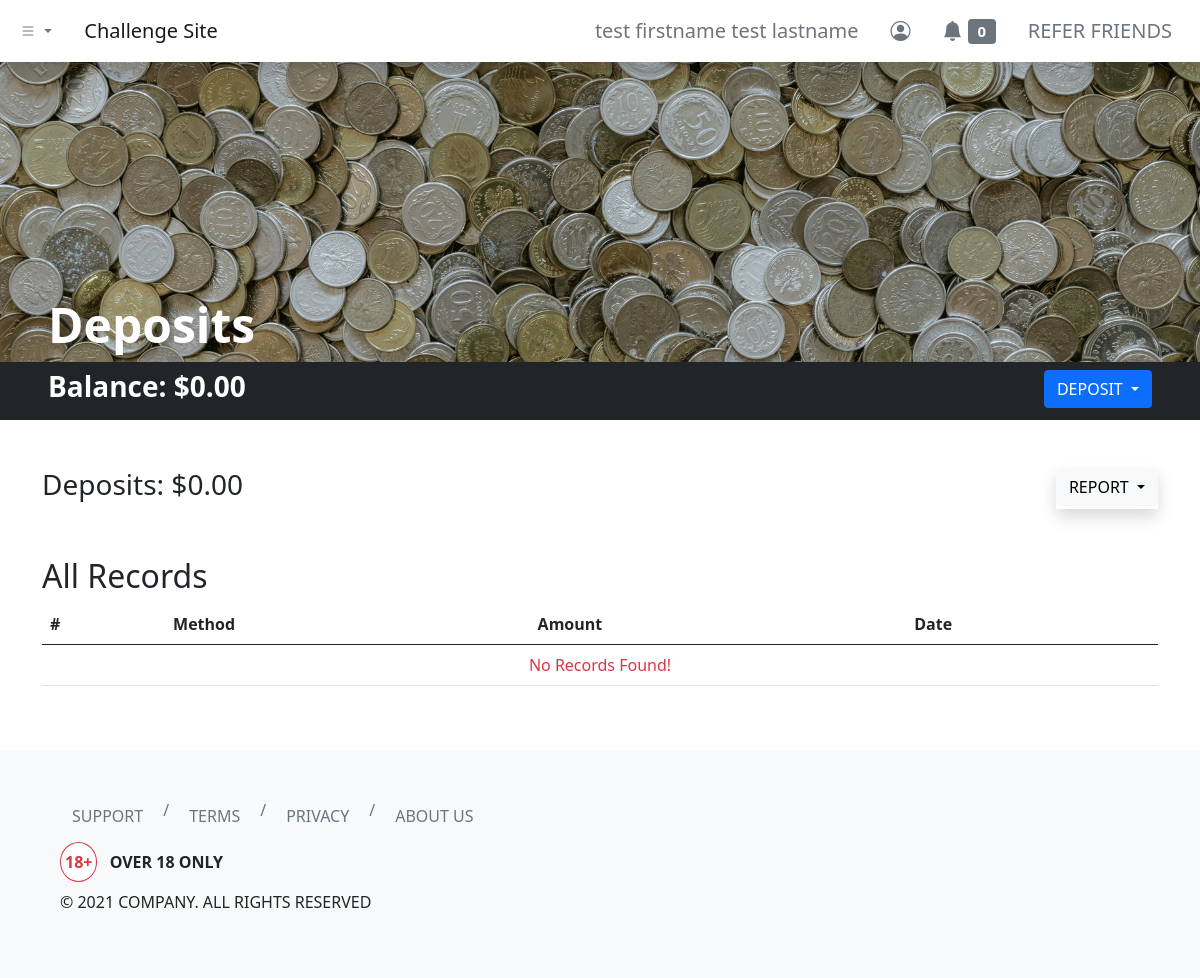
The app's page /dashboard/deposits/index.php (signed in), older data.
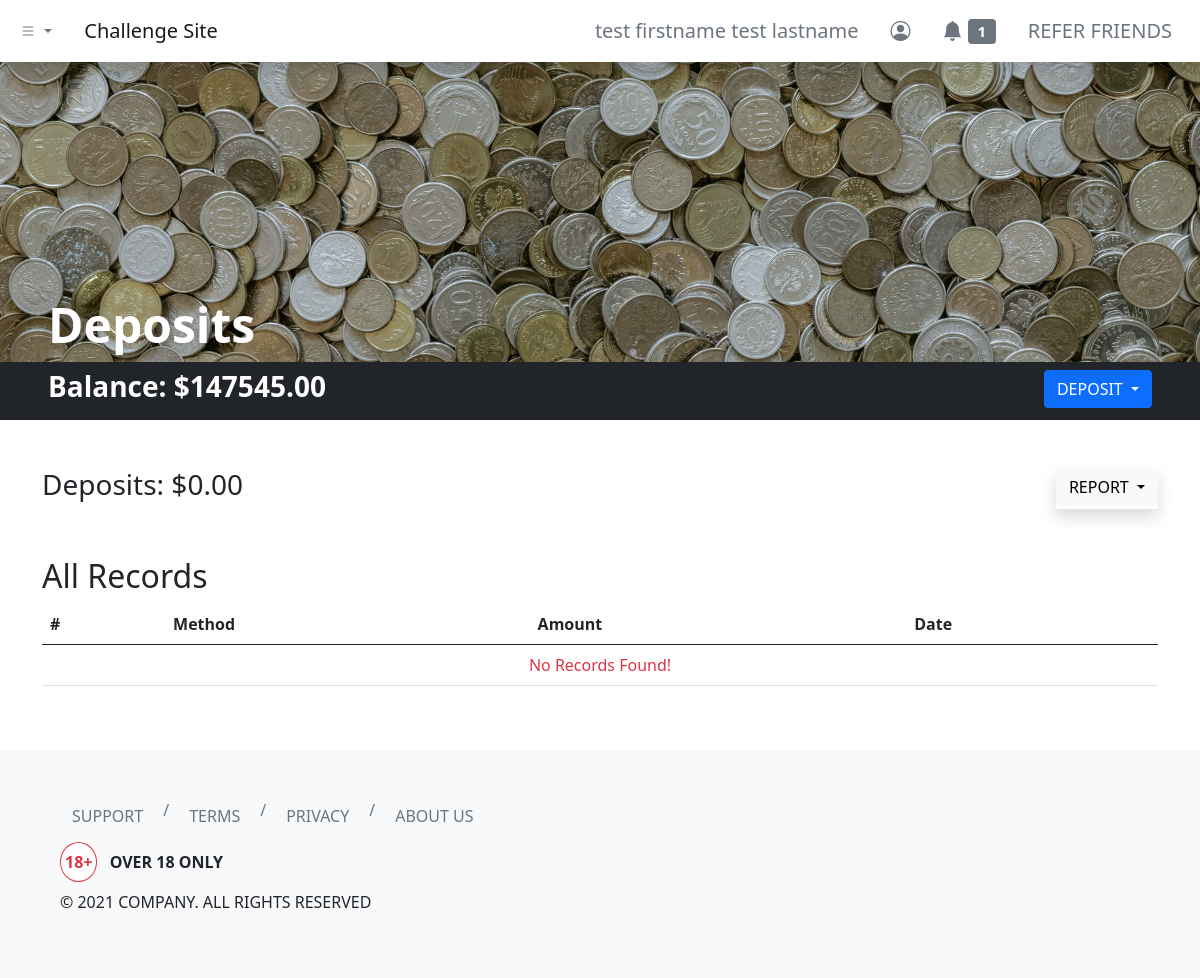
The same page, newer data.
### tables this page shows
CREATE TABLE `users` (
  `id` int(11) NOT NULL,
  `username` varchar(255) NOT NULL,
  `first_name` varchar(255) NOT NULL,
  `last_name` varchar(255) NOT NULL,
  `email` varchar(255) NOT NULL,
  `user_password` varchar(255) NOT NULL,
  `balance` decimal(65,30) UNSIGNED NOT NULL DEFAULT 0.000000000000000000000000000000,
  `skill_points` int(11) NOT NULL
);

### dashboard/deposits/index.php (the view, shortened to what the changed rows need)
<?php
include '../../header.php';
?>
<link rel="stylesheet" href="./index.css">
<div class="hero bg-dark d-flex align-items-end px-5">
    <h1 class="text-white display-5 fw-bold">Deposits</h1>
</div>
<div class="container-fluid bg-dark py-2 px-5">
    <div class="row">
        <div class="col d-flex justify-content-between">
            <h3 class="text-white fw-bold">Balance:
                <?php
                include_once '../../php-apis/db-config.php';
                $user_id = $_SESSION['id'];
                $sql3 = "SELECT * FROM users WHERE id=$user_id";
                $result3 = mysqli_query($conn, $sql3);
                if (mysqli_num_rows($result3) > 0) {
                    while ($row3 = mysqli_fetch_assoc($result3)) {
                        echo '$' . number_format($row3['balance'], 2, '.', '');
                    }
                } else {
                    header("Location: ../../php-apis/logout.php");
                    die();
                }
                ?>
            </h3>
            <div class="dropdown">
                <button class="btn btn-primary dropdown-toggle text-uppercase" type="button" data-bs-toggle="dropdown" aria-expanded="false">
                </button>
            </div>
        </div>
    </div>
</div>
<div class="container my-5">
    <div class="row">
        <div class="col">
            <h2 class="text-capitalize"><?php echo (isset($_GET['report-filter']) && !empty($_GET['report-filter'])) ? (str_replace("-", " ", mysqli_real_escape_string($conn, clean_input($_GET['report-filter'])))) : ("All") ?> Records</h2>
            <table class="table">
                <thead>
                    <tr>
                        <th scope="col">#</th>
                        <th scope="col">Method</th>
                        <th scope="col">Amount</th>
                        <th scope="col">Date</th>
                    </tr>
                </thead>
            </table>
        </div>
    </div>
</div>
<?php
include '../../footer.php';
?>

### header.php (shortened to what the changed rows need)
<?php
function urlPrefix()
{
    if (basename(getcwd()) === basename(__DIR__)) {
        return './';
    } elseif (basename(dirname(getcwd())) === basename(__DIR__)) {
        return '../';
    } elseif (basename(dirname(dirname(getcwd()))) === basename(__DIR__)) {
        return '../../';
    } elseif (basename(dirname(dirname(dirname(getcwd())))) === basename(__DIR__)) {
        return '../../../';
    } else {
        return './';
    }
}
?>
<!DOCTYPE html>
<html lang="en">
<head>
    <link href="https://cdn.jsdelivr.net/npm/bootstrap@5.0.0-beta2/dist/css/bootstrap.min.css" rel="stylesheet">
    <link rel="stylesheet" href="https://cdn.jsdelivr.net/npm/bootstrap-icons@1.3.0/font/bootstrap-icons.css">
</head>
<body>
    <nav class="navbar navbar-expand-sm navbar-light bg-white shadow">
        <div class="container-fluid">
            <div class="collapse navbar-collapse" id="navbarNavDropdown">
                <ul class="navbar-nav ms-auto">
                    <?php if (isset($_SESSION['id'])) { ?>
                        <li class="nav-item">
                            <a class="btn btn-lg btn-outline-secondary border-0" aria-current="page" href="<?php echo urlPrefix() . 'dashboard/profile/'; ?>">
                                <?php
                                include_once urlPrefix() . 'php-apis/db-config.php';
                                $user_id = $_SESSION['id'];
                                $sql = "SELECT * FROM users WHERE id=$user_id";
                                $result = mysqli_query($conn, $sql);
                                if (mysqli_num_rows($result) > 0) {
                                    while ($row = mysqli_fetch_assoc($result)) {
                                        echo $row['first_name'] . ' ' . $row['last_name'];
                                    }
                                } else {
                                    header("Location: " . urlPrefix() . "php-apis/logout.php");
                                    die();
                                }
                                ?>
                            </a>
                        </li>
                        <li class="nav-item">
                            <a class="btn btn-lg btn-outline-secondary border-0" aria-current="page" href="<?php echo urlPrefix() . 'dashboard/notifications/'; ?>">
                                <i class="bi bi-bell-fill"></i>
                                <span class="badge bg-secondary">
                                    <?php
                                    $sql2 = "SELECT COUNT(*) AS unread_notifs FROM notifications WHERE notif_for = $user_id AND notif_status = 'unread'";
                                    $result2 = mysqli_query($conn, $sql2);
                                    if (mysqli_num_rows($result2) > 0) {
                                        while ($row2 = mysqli_fetch_assoc($result2)) {
                                            echo $row2['unread_notifs'];
                                        }
                                    } else {
                                        echo "0";
                                    }
                                    ?>
                                </span>
                            </a>
                        </li>
                    <?php } else { ?>
                        <li class="nav-item">
                            <a class="btn btn-lg btn-outline-secondary border-0" aria-current="page" href="<?php echo urlPrefix() . 'login/'; ?>">ENTER</a>
                        </li>
                    <?php } ?>
                </ul>
            </div>
        </div>
    </nav>

Row changes from the older to the newer data that the page shows:
changed users "test firstname": balance "0.00" → "147545.00"
Text that changed along with them:
new list line: "1"
list line gone: "0"
